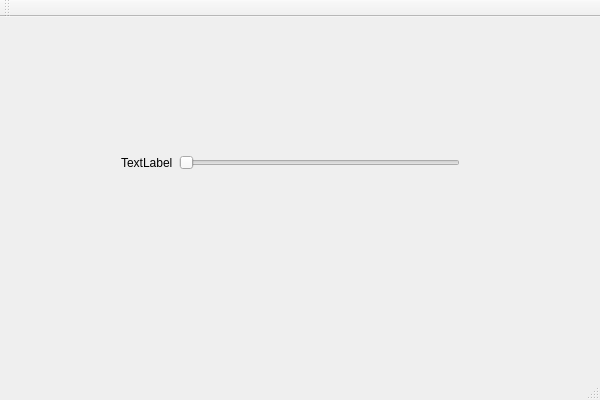
<?xml version="1.0" encoding="UTF-8"?>
<ui version="4.0">
 <class>labelandsliderClass</class>
 <widget class="QMainWindow" name="labelandsliderClass">
  <property name="geometry">
   <rect>
    <x>0</x>
    <y>0</y>
    <width>600</width>
    <height>400</height>
   </rect>
  </property>
  <property name="windowTitle">
   <string>labelandslider</string>
  </property>
  <widget class="QWidget" name="centralWidget">
   <widget class="QWidget" name="horizontalLayoutWidget">
    <property name="geometry">
     <rect>
      <x>110</x>
      <y>70</y>
      <width>361</width>
      <height>151</height>
     </rect>
    </property>
    <layout class="QHBoxLayout" name="horizontalLayout">
     <item>
      <widget class="QLabel" name="label">
       <property name="text">
        <string>TextLabel</string>
       </property>
      </widget>
     </item>
     <item>
      <widget class="QSlider" name="horizontalSlider">
       <property name="orientation">
        <enum>Qt::Horizontal</enum>
       </property>
      </widget>
     </item>
    </layout>
   </widget>
  </widget>
  <widget class="QMenuBar" name="menuBar">
   <property name="geometry">
    <rect>
     <x>0</x>
     <y>0</y>
     <width>600</width>
     <height>23</height>
    </rect>
   </property>
  </widget>
  <widget class="QToolBar" name="mainToolBar">
   <attribute name="toolBarArea">
    <enum>TopToolBarArea</enum>
   </attribute>
   <attribute name="toolBarBreak">
    <bool>false</bool>
   </attribute>
  </widget>
  <widget class="QStatusBar" name="statusBar"/>
 </widget>
 <layoutdefault spacing="6" margin="11"/>
 <resources>
  <include location="labelandslider.qrc"/>
 </resources>
 <connections/>
</ui>
